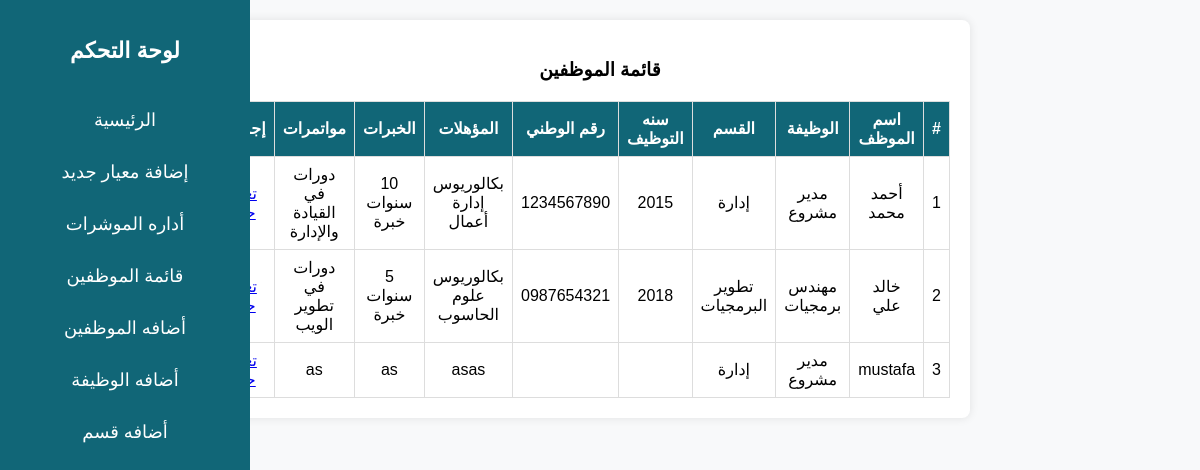
Page /pages/dashboard/show-emp.php on the committed database.
### tables this page shows
CREATE TABLE `employees` (
  `id` int(11) NOT NULL,
  `name` varchar(255) NOT NULL,
  `job_id` int(11) NOT NULL,
  `category_id` int(11) NOT NULL,
  `year_of_employment` int(11) DEFAULT NULL,
  `qualifications` text DEFAULT NULL,
  `experiences` text DEFAULT NULL,
  `courses` text DEFAULT NULL,
  `national_number` varchar(20) NOT NULL,
  `password` varchar(255) DEFAULT NULL
);

CREATE TABLE `jobs` (
  `id` int(11) NOT NULL,
  `name` varchar(255) NOT NULL
);

CREATE TABLE `categorys` (
  `id` int(11) NOT NULL,
  `name` varchar(255) NOT NULL
);

### pages/dashboard/show-emp.php (the view, shortened to what this page needs)
<?php
include "../../config/connect.php";
$stmt = $con->prepare("
        SELECT
            employees.id,
            employees.name,
            employees.year_of_employment,
            employees.qualifications,
            employees.experiences,
            employees.courses,
            employees.national_number,
            jobs.name as job,
            categorys.name as category
        FROM
            `employees`
        INNER JOIN jobs ON employees.job_id = jobs.id
        INNER JOIN categorys ON employees.category_id = categorys.id
");
$stmt->execute();
$data = $stmt->fetchAll(PDO::FETCH_ASSOC);
?>
<!DOCTYPE html>
<html lang="ar">
<head>
    <link rel="stylesheet" href="../../style/indicators.css">
    <link rel="stylesheet" href="../../style/sidbar.css">
</head>
<body>
    <div class="sidebar">
        <h2>لوحة التحكم</h2>
        <ul>
            <li><a href="../"> الرئيسية</a></li>
            <li><a href="/Project-php-simple-report-emp/pages/dashboard/add-criteria.php"> إضافة معيار جديد</a></li>
            <li><a href="/Project-php-simple-report-emp/pages/dashboard/add-indicators.php"> أداره الموشرات</a></li>
            <li><a href="/Project-php-simple-report-emp/pages/dashboard/show-emp.php"> قائمة الموظفين</a></li>
            <li><a href="/Project-php-simple-report-emp/pages/dashboard/add-emp.php"> أضافه الموظفين</a></li>
            <li><a href="/Project-php-simple-report-emp/pages/dashboard/add-jop.php"> أضافه الوظيفة</a></li>
            <li><a href="/Project-php-simple-report-emp/pages/dashboard/add-category.php"> أضافه قسم </a></li>
        </ul>
    </div>
    <div class="container">
        <h3>قائمة الموظفين</h3>
        <table>
            <thead>
                <tr>
                    <th>#</th>
                    <th>اسم الموظف</th>
                    <th>الوظيفة</th>
                    <th>القسم</th>
                    <th>سنه التوظيف</th>
                    <th>رقم الوطني</th>
                    <th>المؤهلات</th>
                    <th>الخبرات</th>
                    <th>مواتمرات</th>
                    <th>إجراءات</th>
                </tr>
            </thead>
            <tbody id="employeeTable">
                <?php
                foreach ($data as $key => $value) {
                    echo "<tr>
                                <td>" . $value['id'] . "</td>
                                <td>" . $value['name'] . "</td>
                                <td>" . $value['job'] . "</td>
                                <td>" . $value['category'] . "</td>
                                <td>" . $value['year_of_employment'] . "</td>
                                <td>" . $value['national_number'] . "</td>
                                <td>" . $value['qualifications'] . "</td>
                                <td>" . $value['experiences'] . "</td>
                                <td>" . $value['courses'] . "</td>
                                <td>
                                    <a href='edit-emp.php?id=" . $value['id'] . "' class='edit'>تعديل</a>
                                    <a href='delete-emp.php?id=" . $value['id'] . "' class='delete'>حذف</a>
                                </td>";
                }
                ?>
            </tbody>
        </table>
    </div>
</body>
</html>

### style/indicators.css (style rules this page uses)
body { font-family: Arial, sans-serif; direction: rtl; text-align: right; background-color: #f8f9fa; margin: 0; padding: 20px; }
.container { width: 700px; margin: auto; background: white; padding: 20px; border-radius: 8px; box-shadow: 0 0 10px rgba(0, 0, 0, 0.1); }
h2, h3 { text-align: center; }
table { width: 100%; border-collapse: collapse; margin-top: 20px; }
th, td { border: 1px solid #ddd; padding: 8px; text-align: center; }
th { background: #116677; color: white; }

### style/sidbar.css (style rules this page uses)
body { margin: 0; font-family: Arial, sans-serif; display: flex; direction: rtl; }
.sidebar { width: 250px; height: 100vh; background-color: #116677; color: white; padding-top: 20px; position: fixed; top: 0; left: 0; text-align: center; }
.sidebar h2 { margin-bottom: 30px; font-size: 22px; }
.sidebar ul { list-style: none; padding: 0; }
.sidebar ul li { padding: 15px; }
.sidebar ul li a { color: white; text-decoration: none; display: block; font-size: 18px; transition: 0.3s; }

### rows in the picture
employees: id "1", name "أحمد محمد", job.name "مدير مشروع", category.name "إدارة", year_of_employment "2015", national_number "1234567890", qualifications "بكالوريوس إدارة أعمال", experiences "10 سنوات خبرة", courses "دورات في القيادة والإدارة"
employees: id "2", name "خالد علي", job.name "مهندس برمجيات", category.name "تطوير البرمجيات", year_of_employment "2018", national_number "0987654321", qualifications "بكالوريوس علوم الحاسوب", experiences "5 سنوات خبرة", courses "دورات في تطوير الويب"
employees: id "3", name "mustafa", job.name "مدير مشروع", category.name "إدارة", qualifications "asas", experiences "as", courses "as"
